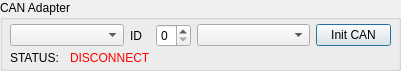
  <widget class="QGroupBox" name="groupBox_6">
   <property name="geometry">
    <rect>
     <x>10</x>
     <y>10</y>
     <width>401</width>
     <height>71</height>
    </rect>
   </property>
   <property name="title">
    <string>CAN Adapter</string>
   </property>
   <widget class="QWidget" name="gridLayoutWidget_6">
    <property name="geometry">
     <rect>
      <x>10</x>
      <y>20</y>
      <width>381</width>
      <height>31</height>
     </rect>
    </property>
    <layout class="QGridLayout" name="gridLayout_6">
     <item row="0" column="1">
      <widget class="QLabel" name="label_6">
       <property name="maximumSize">
        <size>
         <width>20</width>
         <height>16777215</height>
        </size>
       </property>
       <property name="text">
        <string>ID</string>
       </property>
      </widget>
     </item>
     <item row="0" column="0">
      <widget class="QComboBox" name="mainCanModule"/>
     </item>
     <item row="0" column="2">
      <widget class="QSpinBox" name="mainCanID">
       <property name="maximumSize">
        <size>
         <width>35</width>
         <height>16777215</height>
        </size>
       </property>
      </widget>
     </item>
     <item row="0" column="3">
      <widget class="QComboBox" name="mainCanBaudRate"/>
     </item>
     <item row="0" column="4">
      <widget class="QPushButton" name="initMainCANBtn">
       <property name="maximumSize">
        <size>
         <width>75</width>
         <height>16777215</height>
        </size>
       </property>
       <property name="text">
        <string>Init CAN</string>
       </property>
       <property name="autoDefault">
        <bool>false</bool>
       </property>
       <property name="default">
        <bool>true</bool>
       </property>
      </widget>
     </item>
    </layout>
   </widget>
   <widget class="QWidget" name="horizontalLayoutWidget_3">
    <property name="geometry">
     <rect>
      <x>10</x>
      <y>50</y>
      <width>141</width>
      <height>16</height>
     </rect>
    </property>
    <layout class="QHBoxLayout" name="horizontalLayout_3">
     <item>
      <widget class="QLabel" name="label_7">
       <property name="text">
        <string>STATUS:</string>
       </property>
      </widget>
     </item>
     <item>
      <widget class="QLabel" name="mainCANStatus">
       <property name="styleSheet">
        <string notr="true">color : rgb(255, 0, 0)</string>
       </property>
       <property name="text">
        <string>DISCONNECT</string>
       </property>
      </widget>
     </item>
    </layout>
   </widget>
  </widget>
